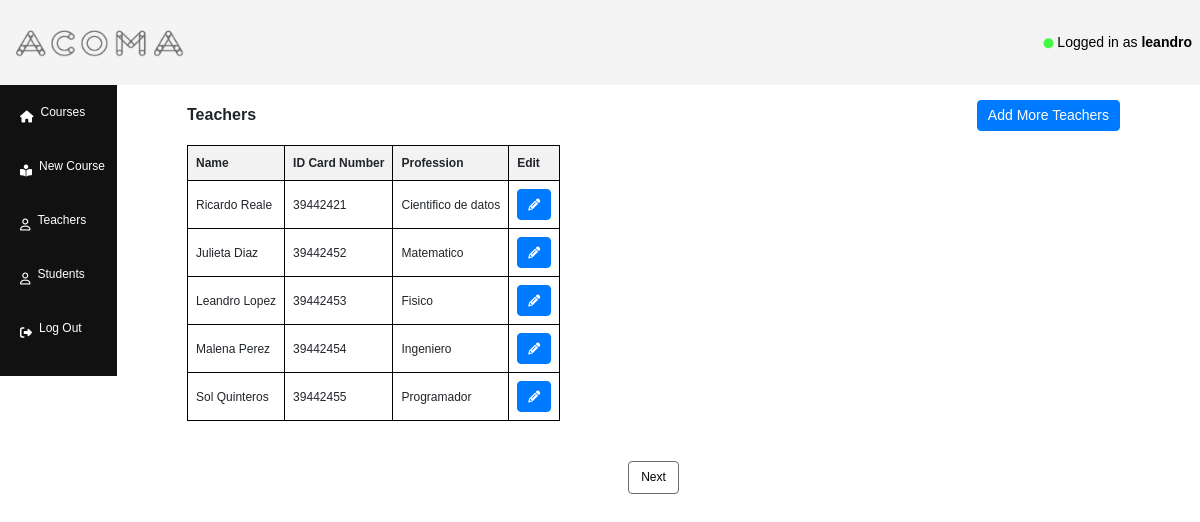
The app's page /teachers (signed in) with its own data.
### capstone/models.py (models this page shows)
class User(AbstractUser):
    pass

class Teacher(models.Model):
    nombre = models.CharField(max_length=255)
    documento = models.TextField(max_length=255)
    profesion = models.CharField(max_length=255)

### capstone/views.py (the view)
# urls.py: path("teachers", views.teachers, name="teachers"),
@login_required
def teachers(request):
    teachers = Teacher.objects.all().order_by('id')
    paginator = Paginator(teachers, 5)
    page_number = request.GET.get('page')
    teachers_per_page = paginator.get_page(page_number)
    return render(request, "capstone/teachers.html", {"teachers_per_page" : teachers_per_page})

### capstone/templates/capstone/teachers.html (shortened to what this page needs)
{% extends "capstone/layout.html" %}
{% block body %}
    <div>
        <br>
        <br>
        <div style="display: flex; align-items: center;justify-content: space-between;">
            <h4 id="teachers-title" style="padding-bottom: 8px;font-weight: bold;">Teachers</h4>
            <a id="add-teachers-button" class="btn btn-primary" href="{% url 'new_teacher' %}" role="button" style="margin-bottom: 14px;">Add More Teachers</a>
        </div>
        <table>
            <tr>
                <th>Name</th>
                <th>ID Card Number</th>
                <th>Profession</th>
                {% if user.is_authenticated %}
                    <th>Edit</th>
                {% endif %}
            </tr>
            {% for teacher in teachers_per_page %}
                <tr>
                    <td class="nombre">{{ teacher.nombre }}</td>
                    <td class="documento">{{ teacher.documento }}</td>
                    <td class="profesion">{{ teacher.profesion }}</td>
                    {% if user.is_authenticated %}
                        <td class="td-acciones">
                            <button onclick="editTeacherData(this)" class="btn btn-primary edit-button" data-teacher-id="{{ teacher.id }}"><i class="fa-solid fa-pencil"></i></button>
                        </td>
                    {% endif %}
                </tr>
            {% endfor %}
        </table>
        <nav id="nav-del-teachers" style="padding-top: 40px;">
            <ul class="pagination d-flex justify-content-center">
                {% if teachers_per_page.has_next %}
                <li class="page-item">
                    <a class="page-link page-link-styles" href="?page={{teachers_per_page.next_page_number}}">Next</a>
                </li>
                {% endif %}
            </ul>
        </nav>
    </div>
{% endblock %}

### capstone/templates/capstone/layout.html (shortened to what this page needs)
{% load static %}
<!DOCTYPE html>
<html lang="en">
    <head>
        <link rel="stylesheet" href="https://cdn.jsdelivr.net/npm/bootstrap@4.6.2/dist/css/bootstrap.min.css">
        <link rel="stylesheet" href="https://cdnjs.cloudflare.com/ajax/libs/font-awesome/6.4.2/css/all.min.css" />
        <link href="{% static 'capstone/styles.css' %}" rel="stylesheet">
    </head>
    <body>
        <nav class="navbar nav-header">
            <a class="navbar-brand" href="{% url 'index' %}"><img id="logo" src="/static/images/Acoma_logo.png"></a>
            <div>
              <ul class="navbar-nav">
                {% if user.is_authenticated %}
                    <li class="nav-item">
                        <a class="nav-link logged-in"><i class="fa-solid fa-circle" id="online-user-icon"></i> Logged in as <strong>{{ user.username }}</strong></a>
                    </li>
                {% endif %}
              </ul>
            </div>
        </nav>
        <div class="body">
            <div class="sidebar">
                <ul>
                  <li class="i-sidebar"><a href="{% url 'index' %}"><i class="fa-solid fa-house"></i> Courses</a></li>
                  {% if user.is_authenticated %}
                  <li class="i-sidebar"><a href="{% url 'new_course' %}"><i class="fa-solid fa-book-open-reader"></i> New Course</a></li>
                  <li class="i-sidebar"><a href="{% url 'teachers' %}"><i class="fa-regular fa-user"></i> Teachers</a></li>
                  <li class="i-sidebar"><a href="{% url 'students' %}"><i class="fa-regular fa-user"></i> Students</a></li>
                  <li class="nav-item i-sidebar">
                    <a class="nav-link" href="{% url 'logout' %}"><i class="fa-solid fa-right-from-bracket"></i> Log Out</a>
                  </li>
                  {% endif %}
                </ul>
            </div>
            <div class="content">
                {% block body %}
                {% endblock %}
            </div>
        </div>
    </body>
</html>

### capstone/static/capstone/styles.css (style rules this page uses)
.nav-header { display: flex; justify-content: space-between; }
.navbar.nav-header { position: fixed; top: 0; left: 0; right: 0; }
body { margin: 0; font-family: Arial, sans-serif; }
.navbar { position: fixed; top: 0; left: 0; width: 100%; background-color: rgb(243, 243, 243); padding: 10px 0; z-index: 1000; }
table { border-collapse: collapse; }
th, td { border: 1px solid black; padding: 8px; text-align: left; }
th { background-color: #f2f2f2; }
#online-user-icon { color: rgb(69, 248, 69); font-size: 12px; }
.logged-in { color: black; margin-right: 8px; }
.page-link-styles { border: 1.2px solid rgb(109, 108, 108); color: black; margin-left: 2px; }
@media (max-width: 1200px) { th, td { font-size: 12px; } }
@media (max-width: 1200px) { td button i { font-size: 12px; } }
.edit-button { font-size: 14px; padding-top: 4px; padding-bottom: 4px; padding-left: 10px; padding-right: 10px; }
@media (max-width: 1200px) { .page-item a { font-size: 12px; } }
@media (max-width: 1200px) { h4 { font-size: 16px; } }
@media (max-width: 1200px) { #add-students-button, #add-teachers-button { font-size: 14px; padding-top: 4px; padding-bottom: 4px; padding-left: 10px; padding-right: 10px; } }
@media (max-width: 1200px) { #logo { max-width: 80%; margin-left: 4px; } }
@media (max-width: 1200px) { .logged-in { font-size: 14px; } }
@media (max-width: 1200px) { #online-user-icon { font-size: 10px; } }
@media (max-width: 1200px) { .sidebar ul li a { font-size: 12px; display: flex; } }
.i-sidebar a i { padding-right: 8px; padding-top: 12px; padding-bottom: 12px; }
.sidebar { width: auto; height: 100%; background-color: #111; padding-top: 10px; }
.sidebar ul { list-style-type: none; padding: 0; }
.sidebar li { padding: 15px 15px; text-align: left; }
.sidebar a { color: white; text-decoration: none; display: block; font-size: 20px; padding: 5px; }
.content { margin-left: 60px; margin-right: 60px; flex: 1; }
.body { display: flex; margin-top: 100px; }
@media (max-width: 1200px) { .body { margin-top: 80px; } }
@media (max-width: 1200px) { .content { padding-left: 70px; padding-right: 70px; margin-left: 0px; margin-right: 10px; padding-top: 20px; } }
@media (max-width: 1200px) { .i-sidebar a i { padding-right: 7px; padding-top: 8px; padding-bottom: 8px; } }
@media (max-width: 1200px) { .sidebar ul li { padding-right: 7px; padding-top: 8px; padding-bottom: 8px; } }

### records on screen
User: username "leandro"
Teacher: nombre "Ricardo Reale", documento "39442421", profesion "Cientifico de datos"
Teacher: nombre "Julieta Diaz", documento "39442452", profesion "Matematico"
Teacher: nombre "Leandro Lopez", documento "39442453", profesion "Fisico"
Teacher: nombre "Malena Perez", documento "39442454", profesion "Ingeniero"
Teacher: nombre "Sol Quinteros", documento "39442455", profesion "Programador"
